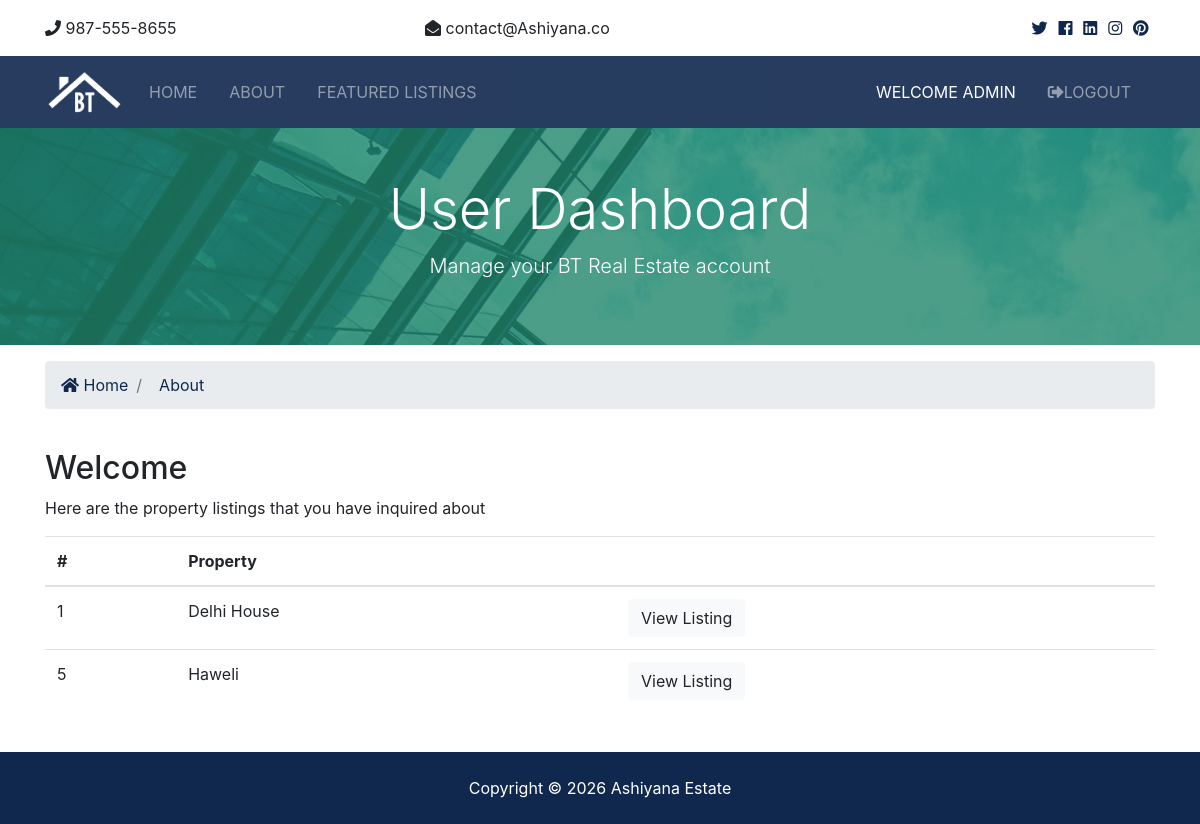
/accounts/dashboard (signed in), run on the app's committed database.
### contacts/models.py (models this page shows, shortened)
class Contact(models.Model):
    listing = models.CharField(max_length=200)
    listing_id = models.IntegerField()
    name = models.CharField( max_length=200)
    email = models.CharField( max_length=100)
    phone = models.CharField( max_length=200)
    message = models.TextField(blank=True)
    contact_date = models.DateTimeField(default=datetime.now, blank=True)
    user_id = models.IntegerField(blank=True)

### accounts/views.py (the view)
# urls.py: path('dashboard', views.dashboard, name='dashboard'),
def dashboard(request):
    user_contacts = Contact.objects.order_by('contact_date').filter(user_id=request.user.id)
    context = {
        'contacts' : user_contacts
    }
    return render(request, 'accounts/dashboard.html', context)

### templates/accounts/dashboard.html (shortened to what this page needs)
{% extends 'base.html' %}
{% block content %}
<section id="showcase-inner" class="py-5 text-white">
  <div class="container">
    <div class="row text-center">
      <div class="col-md-12">
        <h1 class="display-4">User Dashboard</h1>
        <p class="lead">Manage your BT Real Estate account</p>
      </div>
    </div>
  </div>
</section>
<section id="bc" class="mt-3">
  <div class="container">
    <nav aria-label="breadcrumb">
      <ol class="breadcrumb">
        <li class="breadcrumb-item">
          <a href="{% url 'index' %}">
            <i class="fas fa-home"></i> Home</a>
        </li>
        <li class="breadcrumb-item active">
          <a href="{% url 'about' %}">
           About</a>
        </li>
      </ol>
    </nav>
  </div>
</section>
<section id="dashboard" class="py-4">
  <div class="container">
    <div class="row">
      <div class="col-md-12">
        <h2>Welcome {{ user.first_name }}</h2>
        {% if contacts %}
          <p>Here are the property listings that you have inquired about</p>
          <table class="table">
            <thead>
              <tr>
                <th scope="col">#</th>
                <th scope="col">Property</th>
                <th></th>
              </tr>
            </thead>
            <tbody>
              {% for contact in contacts %}
                <tr>
                  <td>{{ contact.id }}</td>
                  <td>{{ contact.listing }}</td>
                  <td>
                    <a class="btn btn-light" href="{% url 'listing' contact.listing_id %}">View Listing</a>
                  </td>
                </tr>
              {% endfor %}
            </tbody>
          </table>
        {% else %}
          <p>you have not made any queries</p>
        {% endif %}
      </div>
    </div>
  </div>
</section>
{% endblock %}

### templates/partials/_navbar.html (shortened to what this page needs)
{% load static %}
<nav class="navbar navbar-expand-lg navbar-dark bg-primary sticky-top">
      <div class="container">
        <a class="navbar-brand" href="{% url 'index' %}">
          <img src="{% static 'img/logo.png' %}" class="logo" alt="">
        </a>
        <div class="collapse navbar-collapse" id="navbarNavAltMarkup">
          <ul class="navbar-nav">
            <li
              {% if '/' == request.path %}
                  class="nav-item active mr-3"
              {% else %}
                  class="nav-item mr-3"
              {% endif %}
            >
              <a class="nav-link" href="{% url 'index' %}">Home</a>
            </li>
            <li
            {% if 'about' in request.path %}
                class="nav-item active mr-3"
            {% else %}
                class="nav-item mr-3"
            {% endif %}
            >
              <a class="nav-link" href="{% url 'about' %}">About</a>
            </li>
            <li
              {% if 'listings' in request.path %}
                  class="nav-item active mr-3"
              {% else %}
                  class="nav-item mr-3"
              {% endif %}
            >
              <a class="nav-link" href="{% url 'listings' %}">Featured Listings</a>
            </li>
          </ul>
          <ul class="navbar-nav ml-auto">
              {% if user.is_authenticated %}
              <li
              {% if 'dashboard' in request.path %}
                  class="nav-item active mr-3"
                {% else %}
                  class="nav-item mr-3"
                {% endif %}
              >
                <a class="nav-link" href="{% url 'dashboard' %}">
                  Welcome {{ user.username }}</a>
              </li>
              <li class='nav-item mr-3'>
                <a href="javascript:{document.getElementById('logout').submit()}"
                class="nav-link">
                  <i class="fas fa-sign-out-alt"></i>Logout
                </a>
              </li>
              {% endif %}
          </ul>
        </div>
      </div>
    </nav>

### Estate/static/css/all.css (style rules this page uses)
.fa, .fas, .far, .fal, .fab { -moz-osx-font-smoothing: grayscale; -webkit-font-smoothing: antialiased; display: inline-block; font-style: normal; font-variant: normal; text-rendering: auto; line-height: 1; }
.fa-home:before { content: "\f015"; }
.fa-sign-out-alt:before { content: "\f2f5"; }
.fa, .fas { font-family: 'Font Awesome 5 Free'; font-weight: 900; }

### Estate/static/css/style.css (style rules this page uses)
img { width: 100%; }
.logo { width: 80px; }
.navbar { opacity: 0.9; text-transform: uppercase; }
#showcase-inner { background: url(../img/building.jpg) no-repeat top center fixed/cover; position: relative; overflow: hidden; min-height: 200px; }
#showcase-inner::before { content: ''; position: absolute; top: 0; left: 0; min-height: 100%; width: 100%; background: rgba(32, 134, 107, 0.8); }

### templates/base.html (style rules this page uses)
img { width: 100%; }
.logo { width: 80px; }
.navbar { opacity: 0.9; text-transform: uppercase; }
#showcase-inner { background: url(static/img/building.jpg) ; position :no-repeat top center fixed/cover; position: relative; overflow: hidden; min-height: 200px; }
#showcase-inner::before { content: ''; position: absolute; top: 0; left: 0; min-height: 100%; width: 100%; background: rgba(32, 134, 107, 0.8); }

### data on the page
Contact: id "1", listing "Delhi House"
Contact: id "5", listing "Haweli"

### other printed values
{{ user.username }} "ADMIN"
